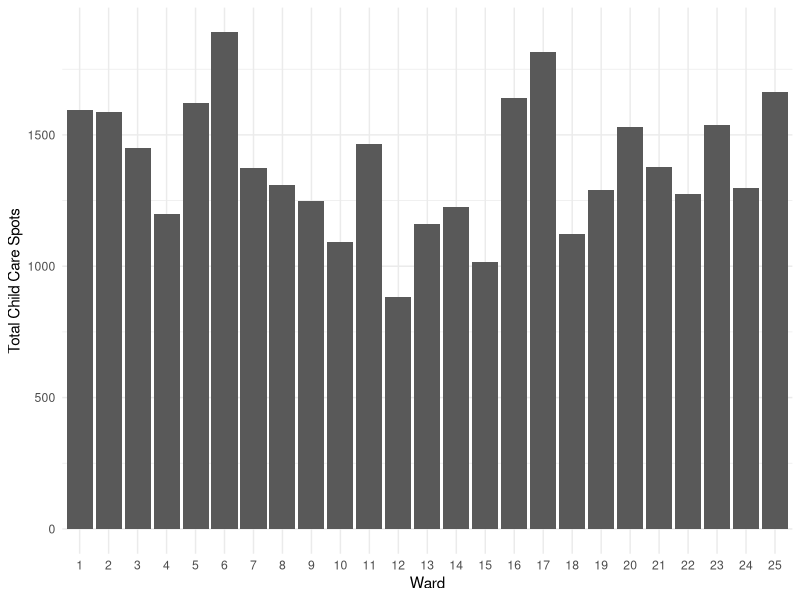
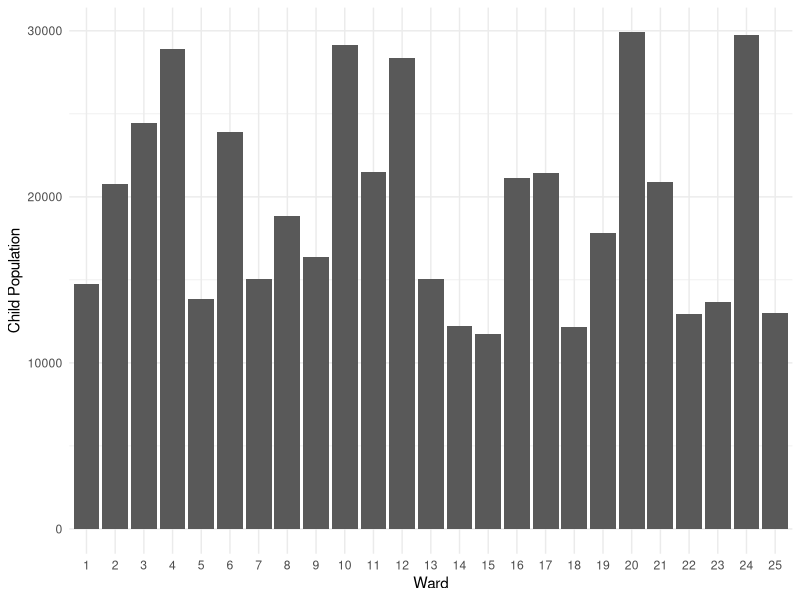
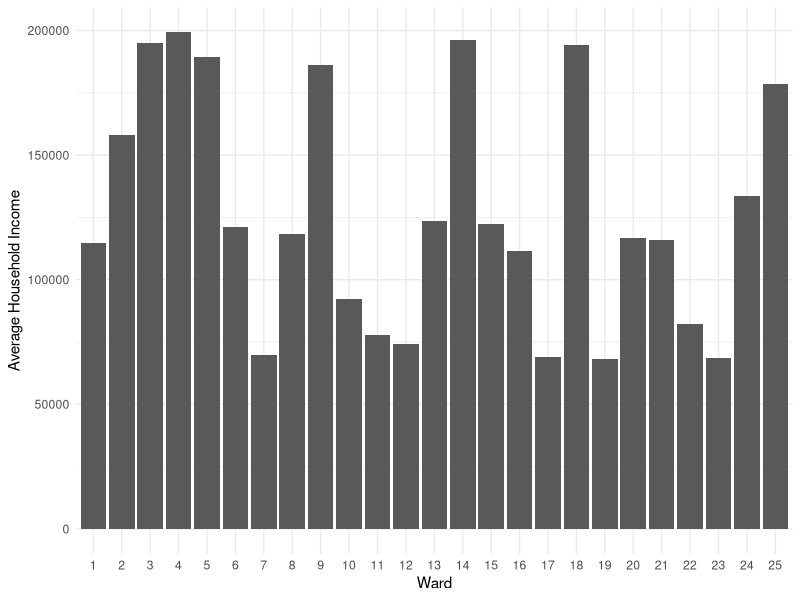

Source code (R) for these figures, in order:
#### Preamble ####
# Purpose: Simulates data for child care spots in toronto's 25 wards 
# Author: Thomas Fox
# Date: 21 January 2024
# Contact: thomas.fox@mail.utoronto.ca
# License: MIT
# Pre-requisites: n/a
# Any other information needed? n/a


#### Workspace setup ####
library(tidyverse)


#### Build simulated data ####

set.seed(853)

# Simulate child care data 
# facilities - 1:1000
# wards - 1:25
# spots - 10:60

simulated_childcare_data <-
  tibble(
    sim_facility =
      rep(c(1:1000)), 
    
    sim_ward =  sample(
      x = c(1:25),
      size = 1000,
      replace = TRUE),
    
    sim_spots = sample(
      x = c(10:60),
      size = 1000,
      replace = TRUE)
  )

simulated_childcare_data

# Simulate ward census data 
# wards - 1:25 
# population under 14 - 10000:30000
# average household income - 60000:200000

simulated_census_data <-
  tibble(
    sim_ward =
      rep(c(1:25)), 
    
    sim_child_population =  sample(
      x = c(10000:30000),
      size = 25,
      replace = TRUE),
    
    sim_avg_hh_income = sample(
      x = c(60000:200000),
      size = 25,
      replace = TRUE)
  )

simulated_census_data 


#### Summarize simulated data ####

# Total child care spots per ward 
summary_sim_childcare_data <-
  simulated_childcare_data |> 
  summarise(sim_total_spots = sum(sim_spots),
            .by = sim_ward) 

summary_sim_childcare_data <- summary_sim_childcare_data[order(summary_sim_childcare_data$sim_ward),]

summary_sim_childcare_data


#### Graph simulated data ####

# Total child care spots per ward
summary_sim_childcare_data |>
  ggplot(aes(x = factor(sim_ward), y = sim_total_spots)) +
  geom_bar(stat = "identity") +
  theme_minimal() +
  labs(x = "Ward", y = "Total Child Care Spots") 

# Total child population per ward  
simulated_census_data |>
  ggplot(aes(x = factor(sim_ward), y = sim_child_population)) +
  geom_bar(stat = "identity") +
  theme_minimal() +
  labs(x = "Ward", y = "Child Population") 
 
# Average household income per ward 
simulated_census_data |>
  ggplot(aes(x = factor(sim_ward), y = sim_avg_hh_income)) +
  geom_bar(stat = "identity") +
  theme_minimal() +
  labs(x = "Ward", y = "Average Household Income") 


#### Run tests on simulated data sets ####

# Test 1 - Verify number of wards in child care data 
sim_test_1_max <- max(simulated_childcare_data$sim_ward)
sim_test_1_min <- min(simulated_childcare_data$sim_ward)
sim_test_1 <- sim_test_1_max <= 25 && sim_test_1_min >= 1
sim_test_1

# Test 2 - Verify number of child care facilities
sim_test_2 <- nrow(simulated_childcare_data)
sim_test_2 == 1000

# Test 3 - Verify census child population maximum 
sim_test_3 <- max(simulated_census_data$sim_child_population)
sim_test_3 <= 30000

# Test 4 - Verify number of wards in census data 
sim_test_4 <- nrow(simulated_census_data)
sim_test_4 == 25

# Test 5 - Verify average household income 
sim_test_5_max <- max(simulated_census_data$sim_avg_hh_income)
sim_test_5_min <- min(simulated_census_data$sim_avg_hh_income)
sim_test_5 <- sim_test_5_max <= 200000 && sim_test_5_min >= 60000
sim_test_5

